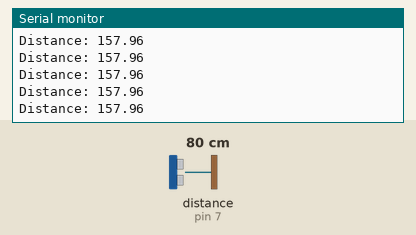
This sketch was run on a simulated Arduino Uno, built with avr-gcc and run on an emulated ATmega328P. Parts: the last lines printed to the serial monitor. Wiring (inferred from the names in the program): ultrasonic range finder: trigger pin 6; echo pin 7. The test bench sets the inputs (shaded band); at power-on: distance to the obstacle (sensor on pin 7) 80 cm. The echo pulse lasts 58.3 µs per cm.

Above: at 1.2 s.
1.3 s: distance to the obstacle (sensor on pin 7) set to 299 cm
At 1.62 s:
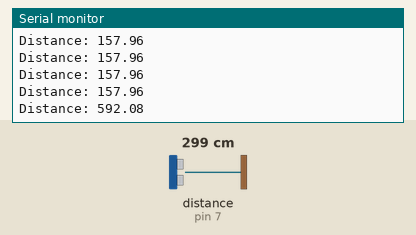
4.3 s: distance to the obstacle (sensor on pin 7) set to 2 cm
At 4.45 s:
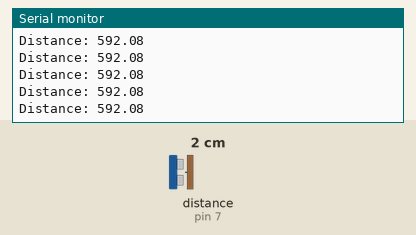
Timing chart, 0 to 7.3 s (numbered marks = the images above; inputs shaded):
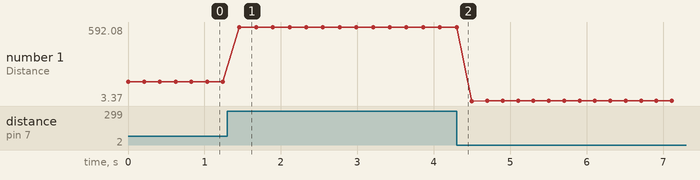

Measured:
- after the input at 1.3 s, the serial monitor: prints a new line after 0.16 s (image 1)
- plotted number 1: 157.96 → 592.08 after the input at 1.3 s, 592.08 → 4.01 after the input at 4.3 s

The sketch:

Ultrasonic_sensor_to_ultrasonic_sensor_test.ino
```cpp
int trigPin1 = 10;
//int echoPin1 = 11; //Not used
int trigPin2 = 6;  //Covered with tape or something else to block it
int echoPin2 = 7;

int duration = 0;
float distance = 0;


void setup() {
  Serial.begin(9600);

  pinMode(trigPin1, OUTPUT);

  pinMode(trigPin2, OUTPUT);
  pinMode(echoPin2, INPUT);

  while(!Serial){}
}

void loop() {
  //Clear trigger pin
  digitalWrite(trigPin1, LOW);
  digitalWrite(trigPin2, LOW);
  delayMicroseconds(2);
  // Sets the trigPin on HIGH state for 10 micro seconds
  digitalWrite(trigPin1, HIGH);
  digitalWrite(trigPin2, HIGH);
  delayMicroseconds(10);
  digitalWrite(trigPin1, LOW);
  digitalWrite(trigPin2, LOW);
  // Reads the echoPin, returns the sound wave travel time in microseconds
  duration = pulseIn(echoPin2, HIGH);

  distance = duration * 0.034;

  Serial.print("Distance: "); Serial.println(distance);


  delay(200);
}
```
